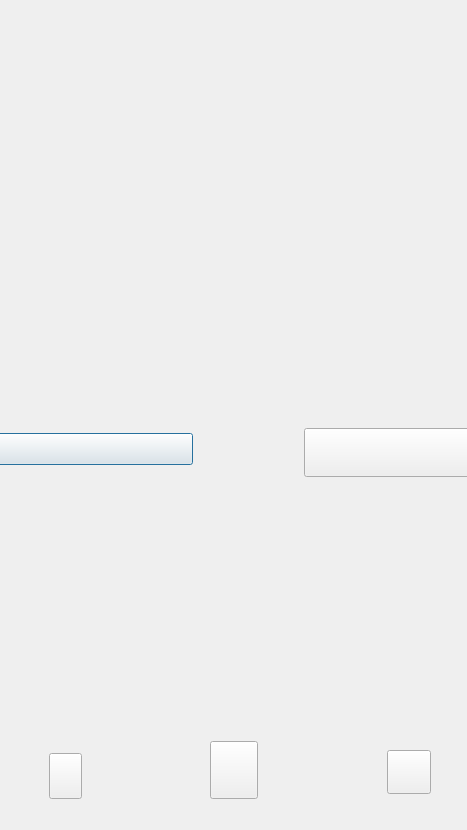
<?xml version="1.0" encoding="UTF-8"?>
<ui version="4.0">
 <class>Dialog</class>
 <widget class="QDialog" name="Dialog">
  <property name="geometry">
   <rect>
    <x>0</x>
    <y>0</y>
    <width>467</width>
    <height>830</height>
   </rect>
  </property>
  <property name="windowTitle">
   <string>Dialog</string>
  </property>
  <widget class="QLabel" name="label">
   <property name="geometry">
    <rect>
     <x>0</x>
     <y>0</y>
     <width>467</width>
     <height>830</height>
    </rect>
   </property>
   <property name="styleSheet">
    <string notr="true">border-image: url(:/back/4.배경.png);</string>
   </property>
   <property name="text">
    <string/>
   </property>
   <property name="pixmap">
    <pixmap resource="../page4resource.qrc">:/back/4.배경.png</pixmap>
   </property>
  </widget>
  <widget class="QPushButton" name="trainer_btn">
   <property name="geometry">
    <rect>
     <x>-18</x>
     <y>433</y>
     <width>211</width>
     <height>32</height>
    </rect>
   </property>
   <property name="styleSheet">
    <string notr="true">border-image: url(:/button/4.트레이너설명듣기버튼.png);</string>
   </property>
   <property name="text">
    <string/>
   </property>
  </widget>
  <widget class="QPushButton" name="weight_btn">
   <property name="geometry">
    <rect>
     <x>304</x>
     <y>428</y>
     <width>209</width>
     <height>49</height>
    </rect>
   </property>
   <property name="styleSheet">
    <string notr="true">border-image: url(:/button/4.중량설정버튼.png);</string>
   </property>
   <property name="text">
    <string/>
   </property>
  </widget>
  <widget class="QPushButton" name="back_btn">
   <property name="geometry">
    <rect>
     <x>49</x>
     <y>753</y>
     <width>33</width>
     <height>46</height>
    </rect>
   </property>
   <property name="styleSheet">
    <string notr="true">border-image: url(:/button/뒤로가기 그룹.png);</string>
   </property>
   <property name="text">
    <string/>
   </property>
  </widget>
  <widget class="QPushButton" name="home_btn">
   <property name="geometry">
    <rect>
     <x>210</x>
     <y>741</y>
     <width>48</width>
     <height>58</height>
    </rect>
   </property>
   <property name="styleSheet">
    <string notr="true">border-image: url(:/button/홈버튼 그룹.png);</string>
   </property>
   <property name="text">
    <string/>
   </property>
  </widget>
  <widget class="QPushButton" name="tip_btn">
   <property name="geometry">
    <rect>
     <x>387</x>
     <y>750</y>
     <width>44</width>
     <height>44</height>
    </rect>
   </property>
   <property name="styleSheet">
    <string notr="true">border-image: url(:/button/팁버튼.png);</string>
   </property>
   <property name="text">
    <string/>
   </property>
  </widget>
 </widget>
 <resources>
  <include location="../page4resource.qrc"/>
 </resources>
 <connections/>
</ui>
